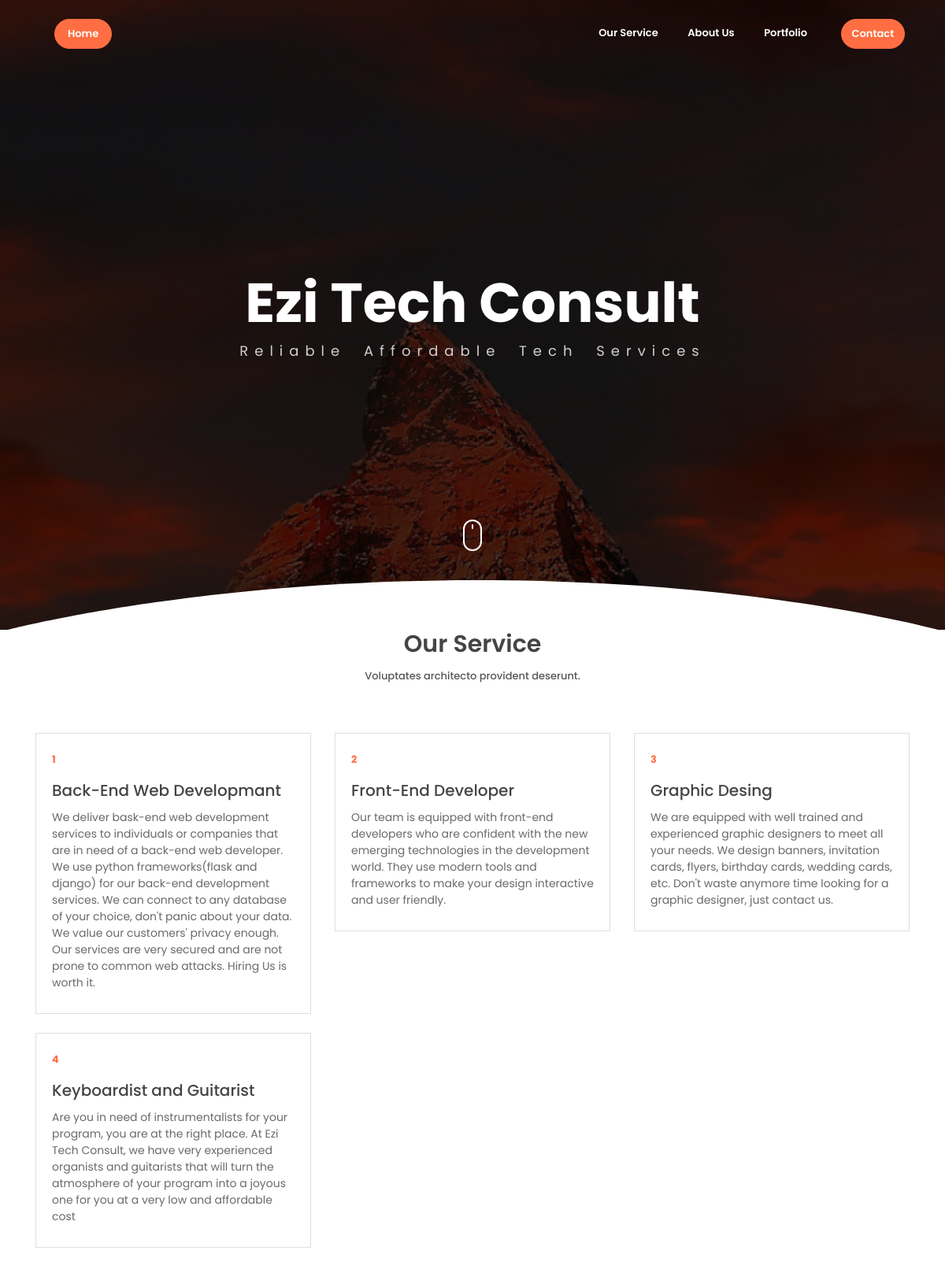
/services, run on the app's committed database.
### main/models.py (models this page shows)
class Services(models.Model):
    id = models.IntegerField(primary_key=True)
    service_name = models.CharField(max_length=200, default='Name of service...')
    service_description = models.TextField(default='Describe service...')

### main/views.py (the view)
# urls.py: path('services', views.services, name='services'),
def services(request):
    services = Services.objects.all()
    return render(request, 'serve.html', {'services': services} )

### templates/serve.html
{% extends 'index.html'%}
{% load static %}
{% block content %}
    <section  id="service" class="section pt-0">
            <div class="container">
                <h6 class="section-title text-center">Our Service</h6>
                <h6 class="section-subtitle text-center mb-5 pb-3">Voluptates architecto provident deserunt.</h6>
                <div class="row">
                    {% for service in services %}
                    <div class="col-md-4">
                        <div class="card mb-4 mb-md-0">
                            <div class="card-body">
                                <small class="text-primary font-weight-bold">{{ service.id }}</small>
                                <h5 class="card-title mt-3"> {{ service.service_name }}<h5>
                                <p class="mb-0">{{ service.service_description }}</p>
                            </div>
                        </div><br>
                    </div>
                    {% endfor %}
                </div>
        </div>
    </section>
{% endblock %}

### templates/index.html (shortened to what this page needs)
{% extends 'base.html' %}
{% load static %}

### templates/base.html (shortened to what this page needs)
{% load static %}
<!DOCTYPE html>
<html lang="en">
    <head>
        <link rel="stylesheet" href="{% assets 'vendors/themify-icons/css/themify-icons.css' %]">
        <link rel="stylesheet" href="{% static 'assets/css/leadmark.css' %}">
    </head>
    <body data-spy="scroll" data-target=".navbar" data-offset="40" id="home">
        <nav class="navbar custom-navbar navbar-expand-md navbar-light fixed-top" data-spy="affix" data-offset-top="10">
            <div class="container">
            <a href="{% url 'home' %}" class="ml-4 nav-link btn btn-primary btn-sm rounded">Home</a>
                <div class="collapse navbar-collapse" id="navbarSupportedContent">
                    <ul class="navbar-nav ml-auto">
                        <li class="nav-item">
                            <a class="nav-link" href="{% url 'services' %}">Our Service</a>
                        </li>
                        <li class="nav-item">
                            <a class="nav-link" href="{% url 'about' %}">About Us</a>
                        </li>
                        <li class="nav-item">
                            <a class="nav-link" href="{% url 'services' %}">Portfolio</a>
                        </li>
                        <li class="nav-item">
                            <a href="{% url 'contact' %}" class="ml-4 nav-link btn btn-primary btn-sm rounded">Contact</a>
                        </li>
                    </ul>
                </div>
            </div>
        </nav>
        <header class="header">
            <div class="overlay">
                <h1 class="title">Ezi Tech Consult </h1>
                <h1 class="subtitle">Reliable Affordable Tech Services </h1>
            </div>
            <div class="shape">
                <svg viewBox="0 0 1500 200">
                    <path d="m 0,240 h 1500.4828 v -71.92164 c 0,0 -286.2763,-81.79324 -743.19024,-81.79324 C 300.37862,86.28512 0,168.07836 0,168.07836 Z"/>
                </svg>
            </div>
            <div class="mouse-icon"><div class="wheel"></div></div>
        </header>
        {% block content %}
        {% endblock %}
    </body>
</html>

### data on the page
Services: id "1", service_name "Back-End Web Developmant", service_description "We deliver bask-end web development services to individuals or companies that are in need of a back-end web developer. We use python frameworks(flask and django) for our back-end development services. We can connect to any database of your choice, don't panic about your data. We value our customers' privacy enough. Our services are very secured and are not prone to common web attacks. Hiring Us is worth it."
Services: id "2", service_name "Front-End Developer", service_description "Our team is equipped with front-end developers who are confident with the new emerging technologies in the development world. They use modern tools and frameworks to make your design interactive and user friendly."
Services: id "3", service_name "Graphic Desing", service_description "We are equipped with well trained and experienced graphic designers to meet all your needs. We design banners, invitation cards, flyers, birthday cards, wedding cards, etc. Don't waste anymore time looking for a graphic designer, just contact us."
Services: id "4", service_name "Keyboardist and Guitarist", service_description "Are you in need of instrumentalists for your program, you are at the right place. At Ezi Tech Consult, we have very experienced organists and guitarists that will turn the atmosphere of your program into a joyous one for you at a very low and affordable cost"
